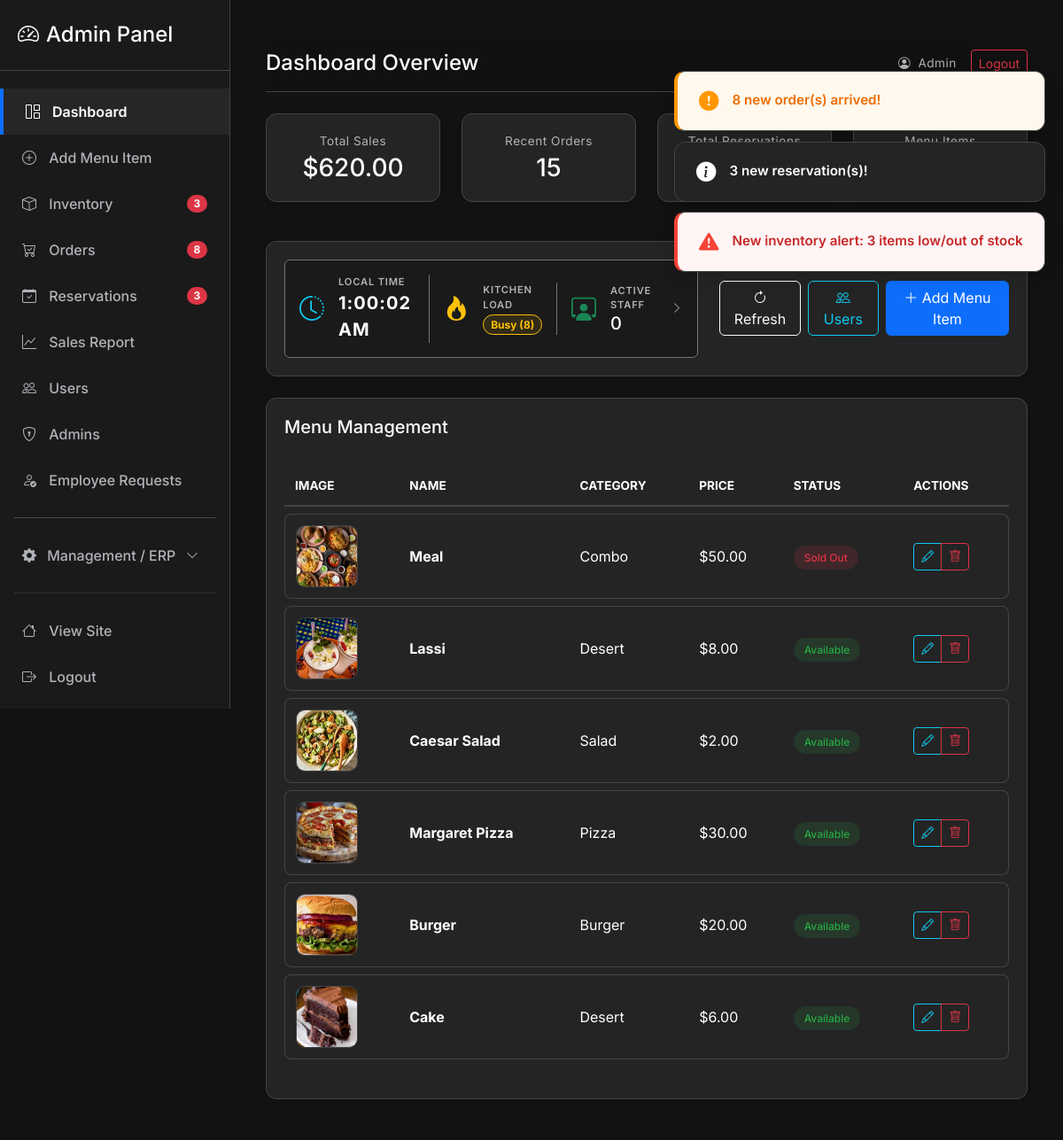
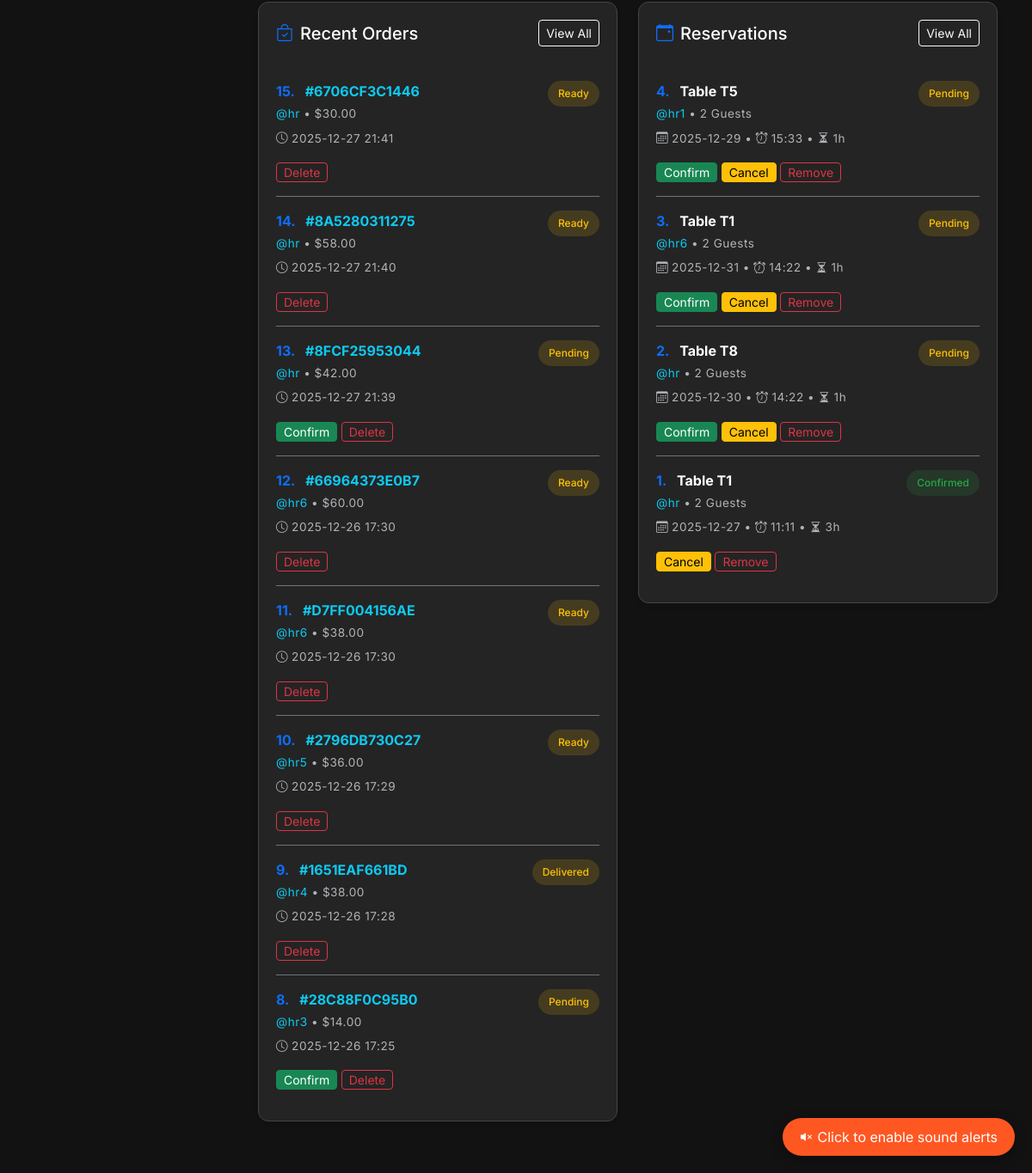
The page /admin/ (signed in) on the database its author committed (2 pictures, top to bottom).
### models/models.py (models this page shows, shortened)
class MenuItem(db.Model):
    id = db.Column(db.Integer, primary_key=True)
    name = db.Column(db.String(150), nullable=False)
    price = db.Column(db.Float, nullable=False, default=0.0)
    category = db.Column(db.String(100), nullable=True)
    ingredients = db.Column(db.String(400), nullable=True)
    availability = db.Column(db.Boolean, default=True)
    image = db.Column(db.String(300), nullable=True)
    stock_quantity = db.Column(db.Integer, default=0)
    low_stock_threshold = db.Column(db.Integer, default=5)
    ratings = db.relationship('Rating', backref='menu_item', lazy=True, cascade="all, delete-orphan")

class Order(db.Model):
    __tablename__ = 'orders'
    id = db.Column(db.Integer, primary_key=True)
    unique_order_number = db.Column(db.String(12), unique=True, nullable=False, default=lambda: str(uuid.uuid4().hex[:12]).upper())
    user_id = db.Column(db.Integer, db.ForeignKey('user.id'), nullable=False)
    items = db.Column(db.Text, nullable=False)  # JSON string of items
    total = db.Column(db.Float, nullable=False)
    status = db.Column(db.String(50), default='Placed')
    payment_status = db.Column(db.String(20), default='pending')
    payment_method = db.Column(db.String(20), nullable=True)
    discount = db.Column(db.Float, default=0.0)
    order_type = db.Column(db.Enum('dine_in', 'takeaway', name='order_type'), default='dine_in')
    phone = db.Column(db.String(50), nullable=False)
    address_district = db.Column(db.String(100), nullable=False)
    address_city = db.Column(db.String(100), nullable=False)
    address_street = db.Column(db.String(255), nullable=False)
    created_at = db.Column(db.DateTime, default=get_dhaka_time)
    items_parsed = db.Column(db.PickleType)

class User(db.Model):
    id = db.Column(db.Integer, primary_key=True)
    username = db.Column(db.String(120), unique=True, nullable=False)
    member_id = db.Column(db.String(20), unique=True)  # Custom ID
    email = db.Column(db.String(200), unique=True)
    password = db.Column(db.String(255), nullable=False)
    full_name = db.Column(db.String(200))
    phone = db.Column(db.String(50))
    address_district = db.Column(db.String(100))
    address_city = db.Column(db.String(100))
    address_street = db.Column(db.String(200))
    profile_image = db.Column(db.String(200))  # image filename
    reset_token = db.Column(db.String(100), nullable=True)
    reset_token_expiry = db.Column(db.DateTime, nullable=True)
    role = db.Column(db.Enum('admin', 'manager', 'cashier', 'waiter', 'chef', 'customer', name='user_roles'), default='customer')
    email_verified = db.Column(db.Boolean, default=False)
    email_verification_code = db.Column(db.String(10), nullable=True)
    created_at = db.Column(db.DateTime, default=get_dhaka_time)
    orders = db.relationship('Order', backref='user', lazy=True)
    reservations = db.relationship('Reservation', backref='user', lazy=True)
    ratings = db.relationship('Rating', backref='user', lazy=True)
    staff_shifts = db.relationship('StaffShift', backref='user', lazy=True)
    staff_shifts = db.relationship('StaffShift', backref='user', lazy=True)

class Reservation(db.Model):
    id = db.Column(db.Integer, primary_key=True)
    unique_reservation_number = db.Column(db.String(12), unique=True, nullable=False, default=lambda: str(uuid.uuid4().hex[:12]).upper())
    user_id = db.Column(db.Integer, db.ForeignKey('user.id'), nullable=False)
    date = db.Column(db.String(50), nullable=False)
    time = db.Column(db.String(50), nullable=False)  # Start time (HH:MM)
    duration = db.Column(db.Integer, nullable=False)  # Duration in hours
    guests = db.Column(db.Integer, nullable=False)
    table_no = db.Column(db.String(50), nullable=False)
    status = db.Column(db.String(20), default="Pending")
    created_at = db.Column(db.DateTime, default=get_dhaka_time)

### routes/admin.py (the view)
@admin_bp.route('/')
@role_required('admin')
def index():
    items = MenuItem.query.order_by(MenuItem.id.desc()).all()
    orders = Order.query.order_by(Order.created_at.desc()).all()
    reservations = Reservation.query.order_by(Reservation.created_at.desc()).all()
    for o in orders:
        try:
            o.items_parsed = json.loads(o.items)
        except:
            o.items_parsed = []
    total_sales = db.session.query(db.func.sum(Order.total)).scalar() or 0
    from datetime import date
    active_attendance = db.session.query(Attendance, User, Employee)\
        .join(Employee, Attendance.employee_id == Employee.id)\
        .join(User, Employee.user_id == User.id)\
        .filter(Attendance.date == date.today(), Attendance.status == 'present')\
        .all()
    active_staff_count = len(active_attendance)
    active_staff_list = [{
        'name': u.full_name,
        'username': u.username,
        'role': e.position,
        'image': u.profile_image,
        'check_in': a.created_at.strftime('%I:%M %p') if a.created_at else 'N/A'
    } for a, u, e in active_attendance]
    pending_orders_count = Order.query.filter(Order.status.in_(['Placed', 'Pending'])).count()
    kitchen_status = 'Normal'
    kitchen_status_color = 'success'
    if pending_orders_count >= 10:
        kitchen_status = 'Overload'
        kitchen_status_color = 'danger'
    elif pending_orders_count >= 5:
        kitchen_status = 'Busy'
        kitchen_status_color = 'warning'
    return render_template('admin/index.html',
                           items=items,
                           orders=orders,
                           reservations=reservations,
                           total_sales=total_sales,
                           active_staff_count=active_staff_count,
                           active_staff_list=active_staff_list,
                           kitchen_status=kitchen_status,
                           kitchen_status_color=kitchen_status_color,
                           pending_orders_count=pending_orders_count)

### templates/admin/index.html (shortened to what this page needs)
{% extends 'admin/admin_base.html' %}
{% block admin_title %}Dashboard Overview{% endblock %}
{% block content %}
<div class="row g-4 mb-4">
  <div class="col-md-3">
    <div class="glass-card text-center">
      <div class="text-muted small mb-1">Total Sales</div>
      <h3 class="mb-0 text-white">${{ '%.2f'|format(total_sales) }}</h3>
    </div>
  </div>
  <div class="col-md-3">
    <div class="glass-card text-center">
      <div class="text-muted small mb-1">Recent Orders</div>
      <h3 class="mb-0 text-white">{{ orders|length }}</h3>
    </div>
  </div>
  <div class="col-md-3">
    <div class="glass-card text-center">
      <div class="text-muted small mb-1">Total Reservations</div>
      <h3 class="mb-0 text-white">{{ reservations|length }}</h3>
    </div>
  </div>
  <div class="col-md-3">
    <div class="glass-card text-center">
      <div class="text-muted small mb-1">Menu Items</div>
      <h3 class="mb-0 text-white">{{ items|length }}</h3>
    </div>
  </div>
</div>
<div class="glass-card mb-4">
  <div class="row align-items-center">
    <div class="col-md-7">
      <div class="d-flex align-items-center justify-content-between bg-dark-pro border border-secondary rounded p-3">
        <div class="d-flex align-items-center border-end border-secondary pe-3 me-3">
          <i class="bi bi-clock-history fs-3 text-info me-3"></i>
          <div>
            <small class="text-muted d-block uppercase" style="font-size: 0.7rem;">Local Time</small>
            <span id="liveClock" class="fw-bold text-white fs-5" style="letter-spacing: 1px;">--:--:--</span>
          </div>
        </div>
        <div class="d-flex align-items-center border-end border-secondary pe-3 me-3">
          <i class="bi bi-fire fs-3 text-{{ kitchen_status_color }} me-3"></i>
          <div>
            <small class="text-muted d-block uppercase" style="font-size: 0.7rem;">Kitchen Load</small>
            <span
              class="badge bg-{{ kitchen_status_color }} bg-opacity-10 text-{{ kitchen_status_color }} border border-{{ kitchen_status_color }} rounded-pill">
              {{ kitchen_status }} ({{ pending_orders_count }})
            </span>
          </div>
        </div>
        <div class="d-flex align-items-center" style="cursor: pointer;"
          onclick="new bootstrap.Modal(document.getElementById('activeStaffModal')).show()">
          <i class="bi bi-person-workspace fs-3 text-success me-3"></i>
          <div>
            <small class="text-muted d-block uppercase" style="font-size: 0.7rem;">Active Staff</small>
            <h5 class="mb-0 text-white">{{ active_staff_count }}</h5>
          </div>
          <i class="bi bi-chevron-right ms-3 text-muted" style="font-size: 0.8rem;"></i>
        </div>
      </div>
    </div>
    <div class="col-md-5 d-flex align-items-center justify-content-end">
      <a class="btn btn-outline-light me-2" href="{{ url_for('admin.index') }}"><i class="bi bi-arrow-clockwise"></i>
        Refresh</a>
      <a class="btn btn-outline-info me-2" href="{{ url_for('admin.users') }}"><i class="bi bi-people"></i> Users</a>
      <a class="btn btn-primary" href="{{ url_for('admin.add_menu') }}"><i class="bi bi-plus-lg"></i> Add Menu Item</a>
    </div>
  </div>
</div>
<div class="glass-card">
  <div class="d-flex justify-content-between align-items-center mb-4">
    <h5 class="mb-0 text-white">Menu Management</h5>
  </div>
  <div class="table-responsive">
    <table class="admin-table">
      <thead>
        <tr>
          <th>Image</th>
          <th>Name</th>
          <th>Category</th>
          <th>Price</th>
          <th>Status</th>
          <th>Actions</th>
        </tr>
      </thead>
      <tbody>
        {% for it in items %}
        <tr>
          <td>
            <img
              src="{{ it.image and url_for('static', filename='uploads/' ~ it.image) or url_for('static', filename='img/placeholder.jpg') }}"
              class="admin-img-thumb" alt="{{ it.name }}">
          </td>
          <td><span class="fw-bold">{{ it.name }}</span></td>
          <td>{{ it.category }}</td>
          <td>${{ '%.2f'|format(it.price) }}</td>
          <td>
            {% if it.availability %}
            <span class="badge-admin badge-admin-success">Available</span>
            {% else %}
            <span class="badge-admin badge-admin-danger">Sold Out</span>
            {% endif %}
          </td>
          <td>
            <div class="btn-group">
              <a class="btn btn-sm btn-outline-info" href="{{ url_for('admin.edit_menu', item_id=it.id) }}"><i
                  class="bi bi-pencil"></i></a>
              <a class="btn btn-sm btn-outline-danger" href="{{ url_for('admin.delete_menu', item_id=it.id) }}"
                onclick="handlePremiumConfirm(event, 'Delete this item?', this, 'Confirm Deletion', 'bi-trash')"><i
                  class="bi bi-trash"></i></a>
            </div>
          </td>
        </tr>
        {% endfor %}
      </tbody>
    </table>
  </div>
</div>
<div class="row g-4 mt-4">
  <div class="col-lg-6">
    <div class="glass-card">
      <div class="d-flex justify-content-between align-items-center mb-4">
        <h5 class="mb-0 text-white"><i class="bi bi-bag-check me-2 text-primary"></i>Recent Orders</h5>
        <a href="{{ url_for('admin.orders') }}" class="btn btn-sm btn-outline-light">View All</a>
      </div>
      <div class="list-group list-group-flush bg-transparent">
        {% for o in orders[:8] %}
        <div class="list-group-item bg-transparent border-secondary text-light px-0 py-3">
          <div class="d-flex justify-content-between align-items-start">
            <div>
              <div class="fw-bold text-white mb-1">
                <span class="text-primary me-2">{{ orders|length - loop.index0 }}.</span>
                <a href="javascript:void(0);" onclick="openOrderModal({{ o.id }})"
                  class="text-info text-decoration-none">
                  #{{ o.unique_order_number or o.id }}
                </a>
              </div>
              <div class="small text-muted">
                {% if o.user %}
                <a class="text-info text-decoration-none" href="javascript:void(0);"
                  onclick="openUserModal('{{ o.user.username }}')">@{{ o.user.username }}</a>
                {% else %}Anon{% endif %}
                &bull; ${{ '%.2f'|format(o.total) }}
              </div>
            </div>
            <span class="badge-admin
              {% if o.status == 'Confirmed' %}badge-admin-success
              {% elif o.status == 'Paid' %}badge-admin-info
              {% else %}badge-admin-warning{% endif %}">
              {{ o.status }}
            </span>
          </div>
          <div class="small mt-2 text-muted"><i class="bi bi-clock me-1"></i>{{ o.created_at.strftime('%Y-%m-%d %H:%M')
            }}</div>
          <div class="mt-3">
            {% if o.status in ['Placed', 'Pending', 'Paid'] %}
            <a class="btn btn-sm btn-success py-0 px-2 small action-confirm"
              href="{{ url_for('admin.confirm_order', order_id=o.id, sl=orders|length - loop.index0) }}">Confirm</a>
            {% endif %}
            <a class="btn btn-sm btn-outline-danger py-0 px-2 small"
              href="{{ url_for('admin.delete_order', order_id=o.id, sl=orders|length - loop.index0) }}"
              onclick="handlePremiumConfirm(event, 'Delete order?', this, 'Confirm Delete', 'bi-exclamation-triangle')">Delete</a>
          </div>
        </div>
        {% else %}
        <div class="text-muted small">No recent orders.</div>
        {% endfor %}
      </div>
    </div>
  </div>
  <div class="col-lg-6">
    <div class="glass-card">
      <div class="d-flex justify-content-between align-items-center mb-4">
        <h5 class="mb-0 text-white"><i class="bi bi-calendar-event me-2 text-primary"></i>Reservations</h5>
        <a href="{{ url_for('admin.reservations') }}" class="btn btn-sm btn-outline-light">View All</a>
      </div>
      <div class="list-group list-group-flush bg-transparent">
        {% for r in reservations[:8] %}
        <div class="list-group-item bg-transparent border-secondary text-light px-0 py-3">
          <div class="d-flex justify-content-between align-items-start">
            <div>
              <div class="fw-bold text-white mb-1">
                <span class="text-primary me-2">{{ reservations|length - loop.index0 }}.</span> Table {{ r.table_no }}
              </div>
              <div class="small text-muted">
                {% if r.user %}
                <a class="text-info text-decoration-none" href="javascript:void(0);"
                  onclick='openUserModal({{ r.user.username|tojson }})'>@{{ r.user.username }}</a>
                {% else %}Anon{% endif %}
                &bull; {{ r.guests }} Guests
              </div>
            </div>
            <span
              class="badge-admin {% if r.status == 'Canceled' %}badge-admin-danger{% elif r.status == 'Pending' %}badge-admin-warning{% else %}badge-admin-success{% endif %}">
              {{ r.status }}
            </span>
          </div>
          <div class="small mt-2 text-muted">
            <i class="bi bi-calendar3 me-1"></i>{{ r.date }} &bull; <i class="bi bi-alarm me-1"></i>{{ r.time }} &bull;
            <i class="bi bi-hourglass-split me-1"></i>{{ r.duration }}h
          </div>
          <div class="mt-3">
            {% if r.status == 'Pending' %}
            <a class="btn btn-sm btn-success py-0 px-2 small action-res"
              href="{{ url_for('admin.confirm_reservation', res_id=r.id) }}">Confirm</a>
            {% endif %}
            {% if r.status != 'Canceled' %}
            <a class="btn btn-sm btn-warning py-0 px-2 small action-res"
              href="{{ url_for('admin.cancel_reservation', res_id=r.id) }}">Cancel</a>
            {% endif %}
            <a class="btn btn-sm btn-outline-danger py-0 px-2 small"
              href="{{ url_for('admin.remove_reservation', res_id=r.id) }}"
              onclick="handlePremiumConfirm(event, 'Permanently remove this reservation?', this, 'Remove', 'bi-trash')">Remove</a>
          </div>
        </div>
        {% else %}
        <div class="text-muted small">No reservations.</div>
        {% endfor %}
      </div>
    </div>
  </div>
</div>
{% endblock %}

### rows shown on the page
MenuItem: image (picture), name "Meal", category "Combo", price "50.00", availability "Sold Out"
MenuItem: image (picture), name "Lassi", category "Desert", price "8.00", availability "Available"
MenuItem: image (picture), name "Caesar Salad", category "Salad", price "2.00", availability "Available"
MenuItem: image (picture), name "Margaret Pizza", category "Pizza", price "30.00", availability "Available"
MenuItem: image (picture), name "Burger", category "Burger", price "20.00", availability "Available"
MenuItem: image (picture), name "Cake", category "Desert", price "6.00", availability "Available"
Order: index0 "15", unique_order_number "6706CF3C1446", user.username "hr", total "30.00", status "Ready", created_at "2025-12-27 21:41"
Order: index0 "14", unique_order_number "8A5280311275", user.username "hr", total "58.00", status "Ready", created_at "2025-12-27 21:40"
Order: index0 "13", unique_order_number "8FCF25953044", user.username "hr", total "42.00", status "Pending", created_at "2025-12-27 21:39"
Order: index0 "12", unique_order_number "66964373E0B7", user.username "hr6", total "60.00", status "Ready", created_at "2025-12-26 17:30"
Order: index0 "11", unique_order_number "D7FF004156AE", user.username "hr6", total "38.00", status "Ready", created_at "2025-12-26 17:30"
Order: index0 "10", unique_order_number "2796DB730C27", user.username "hr5", total "36.00", status "Ready", created_at "2025-12-26 17:29"
Order: index0 "9", unique_order_number "1651EAF661BD", user.username "hr4", total "38.00", status "Delivered", created_at "2025-12-26 17:28"
Order: index0 "8", unique_order_number "28C88F0C95B0", user.username "hr3", total "14.00", status "Pending", created_at "2025-12-26 17:25"
Reservation: index0 "4", table_no "T5", user.username "hr1", guests "2", status "Pending", date "2025-12-29", time "15:33", duration "1"
Reservation: index0 "3", table_no "T1", user.username "hr6", guests "2", status "Pending", date "2025-12-31", time "14:22", duration "1"
Reservation: index0 "2", table_no "T8", user.username "hr", guests "2", status "Pending", date "2025-12-30", time "14:22", duration "1"
Reservation: index0 "1", table_no "T1", user.username "hr", guests "2", status "Confirmed", date "2025-12-27", time "11:11", duration "3"

### other values the page prints
{{ '%.2f'|format(total_sales) }} "620.00"
{{ orders|length }} "15"
{{ kitchen_status }} "Busy"
{{ pending_orders_count }} "8"
{{ active_staff_count }} "0"
